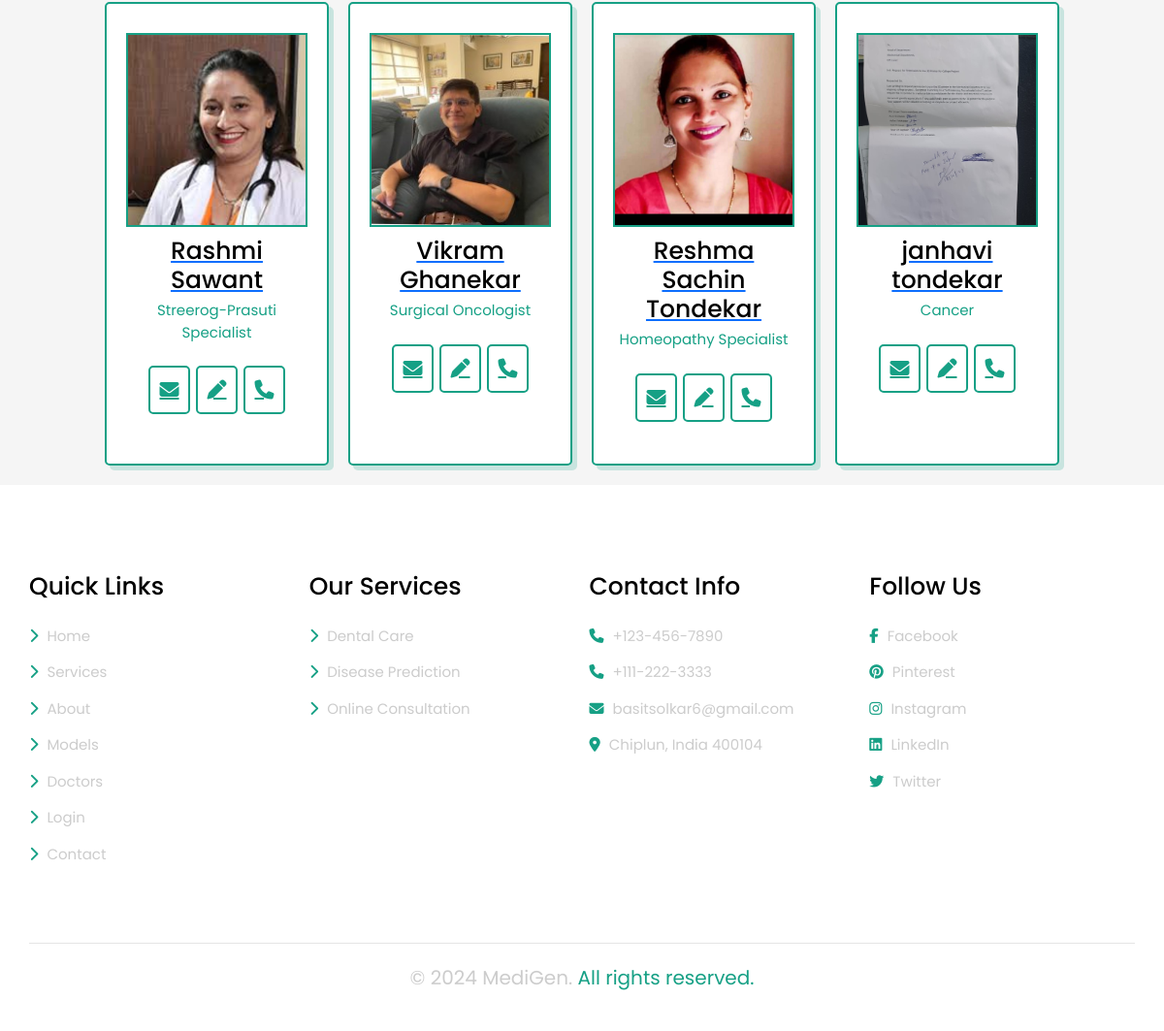
The app's page / (lower part), older data.
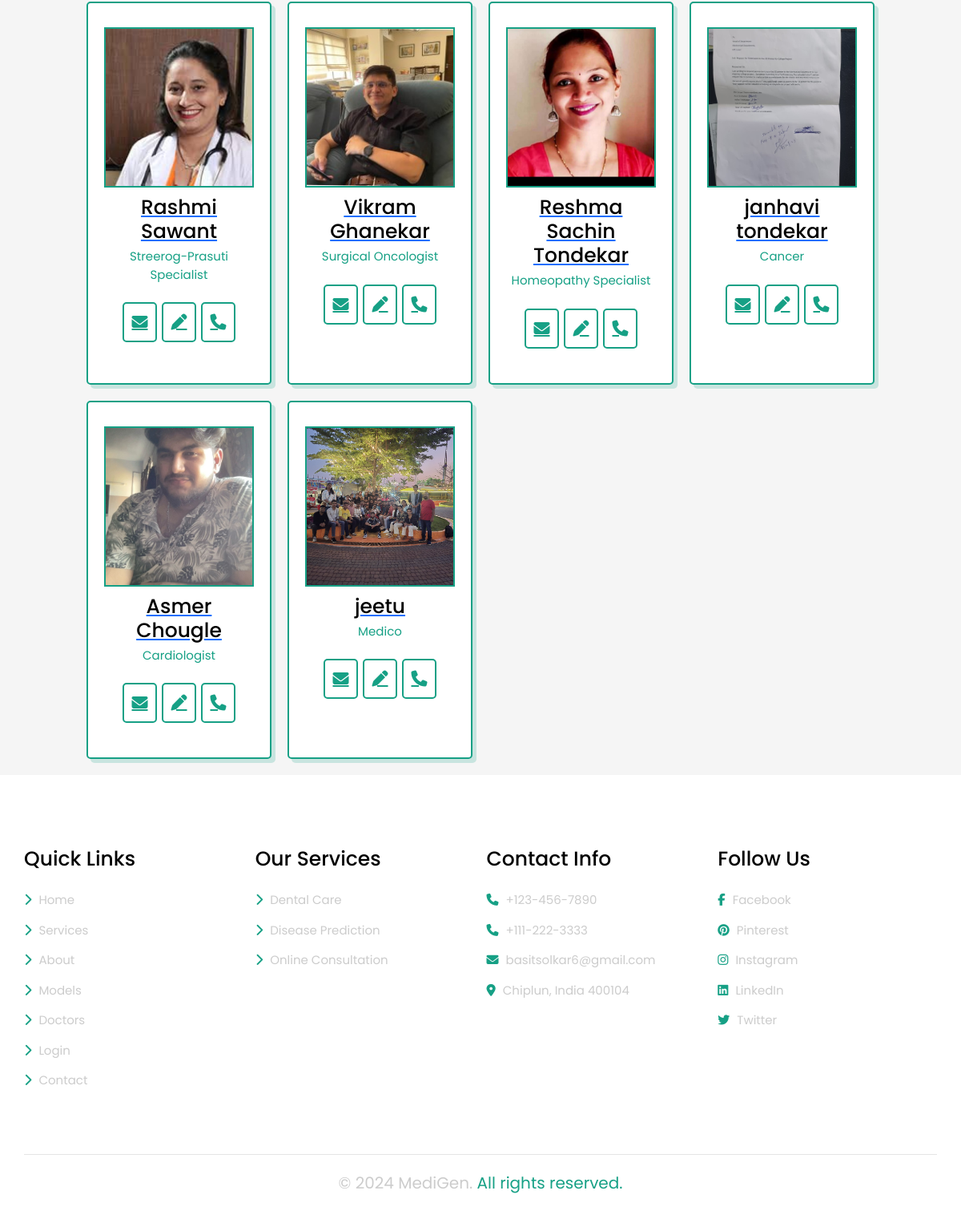
The same page, newer data.
### meds/models.py (models this page shows, shortened)
class Doctors(models.Model):
    user = models.OneToOneField(CustomUser, on_delete=models.CASCADE)
    degree = models.CharField(max_length=50)
    specialization = models.CharField(max_length=50)
    address = models.TextField()
    experience = models.TextField(max_length=5 , default=0)
    photo = models.ImageField(upload_to='profile_photos/')

class CustomUser(AbstractUser):
    username = None
    first_name = None
    last_name =  None
    full_name = models.CharField(max_length=50)
    email = models.EmailField(unique = True)
    phone = models.CharField( max_length=15)
    gender = models.CharField(choices=GENDER , max_length=20 , default="Not Specified")
    dob = models.DateField( default=default_dob)
    USERNAME_FIELD = 'email'
    REQUIRED_FIELDS = [ 'phone' , 'full_name']
    objects = CustomUserManager()

### medigen_main/views.py (the view)
# urls.py: path("" , views.home, name = "home" ),
def home(request):
    doctors = Doctors.objects.all()
    availability = Availability.objects.all()
    context = {
        'doctors' : doctors,
        'availability':availability
    }
    return render(request , 'index.html' , context=context)

### templates/index.html (shortened to what this page needs)
{% extends "layout.html" %}
{% load static %}
{% block content %}
<section class="Doctors" id="Doctors">
		<div class="box-container">
			{% for doctor in doctors  %}
			<div class="box">
				<img src="{{doctor.photo.url}}" alt="">
				<a href="{% url "doc_profile" doctor.id%}"><h3>{{doctor.user.full_name}}</h3></a>
				<span>{{doctor.specialization}}</span>
				<div class="share">
					<a href="mailto:{{doctor.user.email}}" class="fa fa-envelope"></a>
					<a href="#" data-bs-toggle="modal" data-bs-target="#appointment_modal" data-doctor-id="{{doctor.id}}" class="fas fa-pen"></a>
					<a href="tel:{{doctor.phone}}" class="fas fa-phone"></a>
				</div>
			</div>
			{% endfor %}
	</section>
{% endblock %}

Row changes from the older to the newer data that the page shows:
added Doctors: photo (picture), user.full_name "Asmer Chougle", specialization "Cardiologist"
added Doctors: photo (picture), user.full_name "jeetu", specialization "Medico"
